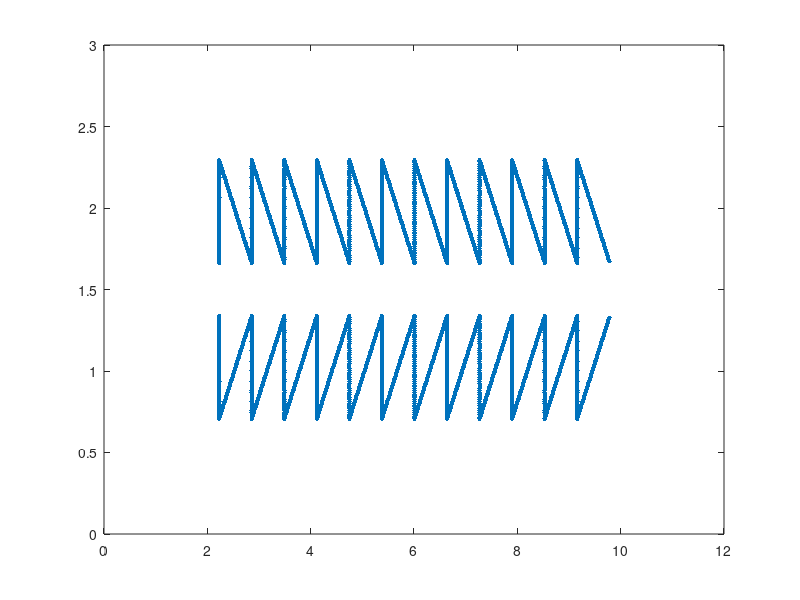

This chart was generated by the following MATLAB code:
%-------------------------------------------------------------------------------------------------------------------%
%
% IB2d is an Immersed Boundary Code (IB) for solving fully coupled non-linear 
% 	fluid-structure interaction models. This version of the code is based off of
%	Peskin's Immersed Boundary Method Paper in Acta Numerica, 2002.
%
% Author: Nicholas A. Battista
% Email:  nickabattista@gmail.com
% Date Created: May 27th, 2015
% Institution: UNC-CH
%
% This code is capable of creating Lagrangian Structures using:
% 	1. Springs
% 	2. Beams (*torsional springs)
% 	3. Target Points
%	4. Muscle-Model (combined Force-Length-Velocity model, "Hill+(Length-Tension)")
%
% One is able to update those Lagrangian Structure parameters, e.g., spring constants, resting lengths, etc
% 
% There are a number of built in Examples, mostly used for teaching purposes. 
% 
% If you would like us to add a specific muscle model, please let Nick (nickabattista@gmail.com) know.
%
%--------------------------------------------------------------------------------------------------------------------%


%%%%%%%%%%%%%%%%%%%%%%%%%%%%%%%%%%%%%%%%%%%%%%%%%%%%%%%%%%%%%%%%%%%%%
%
% FUNCTION: updates the target point positions
%
%%%%%%%%%%%%%%%%%%%%%%%%%%%%%%%%%%%%%%%%%%%%%%%%%%%%%%%%%%%%%%%%%%%%%

function give_Me_Sawtooth_Geometry()

Lx = 12;        % Length of Computational Domain in X (m)
Ly = 3.0;        % Length of Computational Domain in Y (m)
Nx = 512;        % Grid Resolution in X
Ny = 128;        % Grid Resolution in Y
ds = Lx/(2.1*Nx);  % Makes Lagrangian Spaced based on 512x512 finest grid

% Experiment: 
% 12 teeth
% d = 6.3mm (height of teeth)
% L = 7.6cm
% w = 6.3mm
% G = avg. gap between panels
% f = frequency
% a = peak to peak amplitude
%
% RE CALCULATION
% v(characteristic) = afL/G NOTE: a/G = 0cclusion Ratio
% L(characteristic) = d

% Geometric Parameters
d = 0.63; % height of tooth
w = 0.63; % width of tooth
G = 0.325;  % vertical distance between teeth (gap)

%
% Gives Sawtooth Geometry
% 
[xLag, yLag] = give_Me_Lagrangian_Geometry(ds,d,w,G);
xLag = xLag + ( Lx/2- xLag(end/4) ); % shift geometry to center of domain
yLag = yLag + ( Ly/2 );    % shift geometry accordingly to center of domain


%
% PRINTING INFO FOR UPDATE_TARGET_POINT_POSITIONS()
%
fprintf('\n\n Info for Update_Target_Point_Positions():\n\n'); 
fprintf('G = %d (vertical gap btwn top and bottom)\n',G); 
fprintf('N_Top = %d (# of points on top of sawtooth)\n\n', length(xLag)/2);

%
% PLOT FINAL GEOMETRY
% 
ms = 10;
plot(xLag,yLag,'.','MarkerSize',ms); hold on;
axis([0 Lx 0 Ly]);

% Prints .vertex file!
struct_name = 'sawtooth';
print_Lagrangian_Vertices(xLag,yLag,struct_name);

% Prints .target file!
k_Target = 1e11;
print_Lagrangian_Target_Pts(xLag,k_Target,struct_name);

%%%%%%%%%%%%%%%%%%%%%%%%%%%%%%%%%%%%%%%%%%%%%%%%%%%%%%%%%%%%%%%%%%%%%%%%
%
% FUNCTION: prints VERTEX points to a file called sawtooth.vertex
%
%%%%%%%%%%%%%%%%%%%%%%%%%%%%%%%%%%%%%%%%%%%%%%%%%%%%%%%%%%%%%%%%%%%%%%%%

function print_Lagrangian_Vertices(xLag,yLag,struct_name)

    N = length(xLag);

    vertex_fid = fopen([struct_name '.vertex'], 'w');

    fprintf(vertex_fid, '%d\n', N );

    %Loops over all Lagrangian Pts.
    for s = 1:N
        X_v = xLag(s);
        Y_v = yLag(s);
        fprintf(vertex_fid, '%1.16e %1.16e\n', X_v, Y_v);
    end

    fclose(vertex_fid); 
    
%%%%%%%%%%%%%%%%%%%%%%%%%%%%%%%%%%%%%%%%%%%%%%%%%%%%%%%%%%%%%%%%%%%%%%%%
%
% FUNCTION: prints Vertex points to a file called sawtooth.target
%
%%%%%%%%%%%%%%%%%%%%%%%%%%%%%%%%%%%%%%%%%%%%%%%%%%%%%%%%%%%%%%%%%%%%%%%%

function print_Lagrangian_Target_Pts(xLag,k_Target,struct_name)

    N = length(xLag);

    target_fid = fopen([struct_name '.target'], 'w');

    fprintf(target_fid, '%d\n', N );

    %Loops over all Lagrangian Pts.
    for s = 1:N
        fprintf(target_fid, '%d %1.16e\n', s, k_Target);
    end

    fclose(target_fid);


%%%%%%%%%%%%%%%%%%%%%%%%%%%%%%%%%%%%%%%%%%%%%%%%%%%%%%%%%%%%%%%%%%
%
% FUNCTION: gives Lagrangian geometry for sawtooth pump
%
%%%%%%%%%%%%%%%%%%%%%%%%%%%%%%%%%%%%%%%%%%%%%%%%%%%%%%%%%%%%%%%%%%

function[xLag, yLag] = give_Me_Lagrangian_Geometry(ds,d,w,G)

%
% gives geometry for one tooth
%
[xTooth, yTooth] = give_Me_One_Tooth_Geometry(ds,d,w);

%combines for many teeth
numTeeth = 12;
xTLag = xTooth; xBLag = xTooth;
yTLag = yTooth; yBLag = -yTooth;
for j=1:numTeeth-1
    % top portion of sawtooth
    xTLag = [xTLag xTooth+j*w];
    yTLag = [yTLag yTooth];
    
    %bottom portion of sawtooth
    xBLag = [xBLag xTooth+j*w];
    yBLag = [yBLag -yTooth];
end

% testing geometry (when numTeeth=3)
% plot(xLag(1:end/3),yLag(1:end/3),'.'); hold on;
% plot(xLag(end/3+1:2/3*end),yLag(end/3+1:2/3*end),'o'); hold on;

% testing geometry for ALL teeth
%plot(xTLag,yTLag,'r.'); hold on;
%plot(xBLag,yBLag,'b.'); hold on;

%
% COMBINE TOP AND BOTTOM INTO SINGLE VECTOR AND TRANSLATE CORRECT DISTANCE
% (a/2)
%
xLag = [xTLag xBLag];
yLag = [yTLag+G/2 yBLag-G/2];

%Shift
%xLag = xLag + xLag(end/2);

%%%%%%%%%%%%%%%%%%%%%%%%%%%%%%%%%%%%%%%%%%%%%%%%%%%%%%%%%%%%%%%%%%%%%%%%
%
% FUNCTION: gives Lagrangian geometry for ONE sawtooth 'tooth' geometry
%           NOTE: geometry lower triangular pt: (0,0)
%                 right most point: (w,0)
%                 top-left most point: (0,d)
%
%%%%%%%%%%%%%%%%%%%%%%%%%%%%%%%%%%%%%%%%%%%%%%%%%%%%%%%%%%%%%%%%%%%%%%%%

function [xTooth, yTooth] = give_Me_One_Tooth_Geometry(ds,d,w)

% Make Vertical Piece
yH = 0:ds:d;
xH = zeros(1,length(yH));

% Make Diagonal Piece
diag = sqrt( d^2 + w^2 );
xDiag = -diag/2:ds:diag/2;
yDiag = zeros(1 , length(xDiag) );

% Rotate Diagonal Piece
ang = atan(d/w);
[xDiag,yDiag] = rotate_geometry(-ang,xDiag,yDiag);

% Translate into correct place
xDiag = xDiag + d/2;
yDiag = yDiag + w/2;

% Shift last point slightly so no overlap when combining teeth
xDiag(end) = ( 0.4*xDiag(end-1)+0.6*xDiag(end) );
yDiag(end) = ( 0.4*yDiag(end-1)+0.6*yDiag(end) );

% Combine teeth parts into one single vector
xTooth = [xH xDiag];
yTooth = [yH yDiag];

%
% TESTING GEOMETRY
%plot(xH,yH,'r.'); hold on;
%plot(xDiag,yDiag,'r.'); hold on;
%plot(xTooth,yTooth,'k'); hold on;

%%%%%%%%%%%%%%%%%%%%%%%%%%%%%%%%%%%%%%%%%%%%%%%%%%%%%%%%%%%%%%%%%%
%
% FUNCTION: rotate the geometry by ang
%
%%%%%%%%%%%%%%%%%%%%%%%%%%%%%%%%%%%%%%%%%%%%%%%%%%%%%%%%%%%%%%%%%%

function [xDiagN,yDiagN] = rotate_geometry(ang,xDiag,yDiag)

%
% Rotate Diagonal Piece
for i=1:length(xDiag)
   xDiagN(i) = xDiag(i)*cos(ang) - yDiag(i)*sin(ang);
   yDiagN(i) = xDiag(i)*sin(ang) + yDiag(i)*cos(ang);
end

